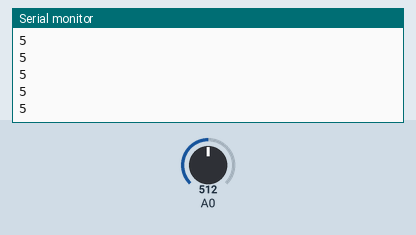
Simulated run of this sketch. Board: Arduino Uno, built with avr-gcc and run on an emulated ATmega328P. Shown: the last lines printed to the serial monitor. The inputs (shaded band) are chosen by the test bench; at power-on: A0 = 512.

Above: at 1.2 s.
1.3 s: A0 set to 440
At 2.4 s:
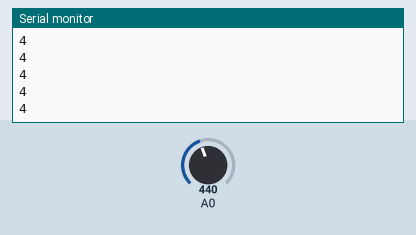
2.8 s: A0 set to 306
At 3.7 s:
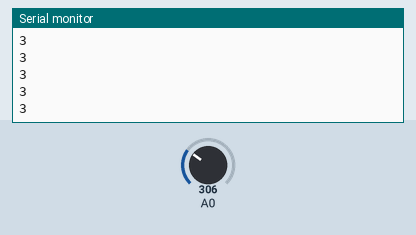
Timing chart, 0 to 5.8 s (numbered marks = the images above; inputs shaded):
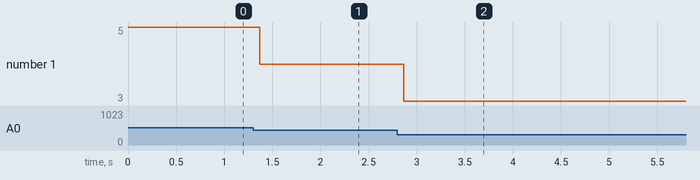

Measured:
- after the input at 1.3 s, the serial monitor: prints a new line after 0.07 s (image 1)
- after the input at 2.8 s, the serial monitor: prints a new line after 0.07 s (image 2)
- plotted number 1: 5 → 4 after the input at 1.3 s, 4 → 3 after the input at 2.8 s

The sketch:

SelectorSwitchTest.ino
```cpp
// test of the rotary selector switch

void setup() {
  // put your setup code here, to run once:
  Serial.begin(9600);
}

void loop() {
  // put your main code here, to run repeatedly:
  int selSw = analogRead(A0);
  int ch = 0;
  if(selSw <= 50) {
    ch = 1;
  } else if(selSw <= 200) {
    ch = 2;
  } else if(selSw <= 350) {
    ch = 3;
  } else if(selSw <= 450) {
    ch = 4;
  } else if(selSw <= 600) {
    ch = 5;
  } else if(selSw <= 750) {
    ch = 6;
  } else if(selSw <= 900) {
    ch = 7;
  } else if(selSw <= 1023) {
    ch = 8;
  }
  Serial.println(ch);
}
```
